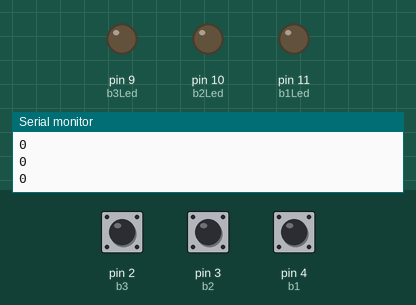
A sketch run on a simulated Arduino Uno, built with avr-gcc and run on an emulated ATmega328P. Parts: output pins drawn as LEDs (lit = HIGH), the last lines printed to the serial monitor. Inputs (shaded band) come from the test bench; at power-on: pin 4 (b1) HIGH, pin 2 (b3) HIGH, pin 3 (b2) HIGH.

Above: at 1.2 s.
1.3 s: pin 4 (b1) pulled LOW for 1 s
At 1.41 s:
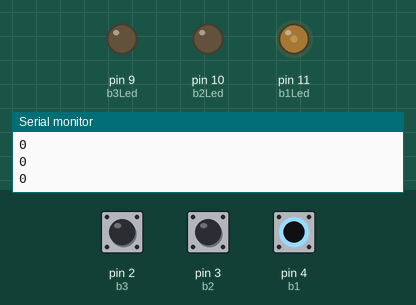
3.8 s: pin 2 (b3) pulled LOW for 1 s
At 5.6 s:
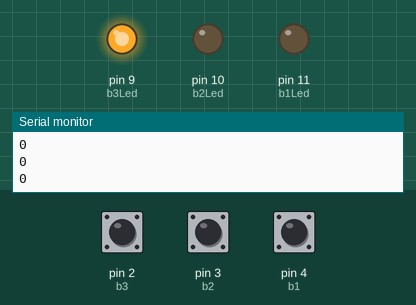
6.3 s: pin 3 (b2) pulled LOW for 3.2 s
At 9.8 s:
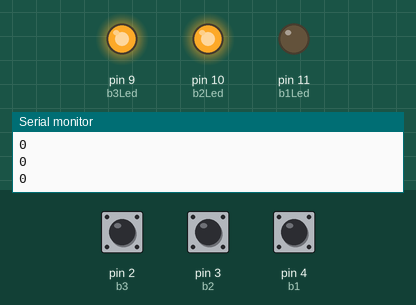
11.0 s: pin 2 (b3) pulled LOW for 0.15 s
At 12.1 s:
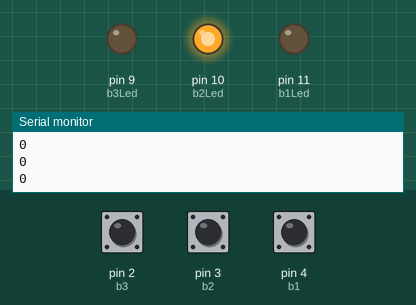
12.6 s: pin 4 (b1) pulled LOW for 0.15 s
At 13.1 s:
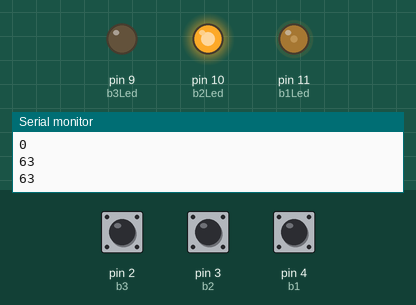
14.2 s: pin 3 (b2) pulled LOW for 1 s
At 14.55 s:
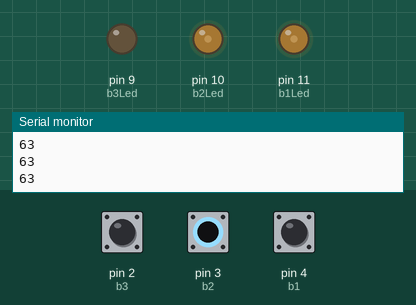
Timing chart, 0 to 17.2 s (numbered marks = the images above; inputs shaded):
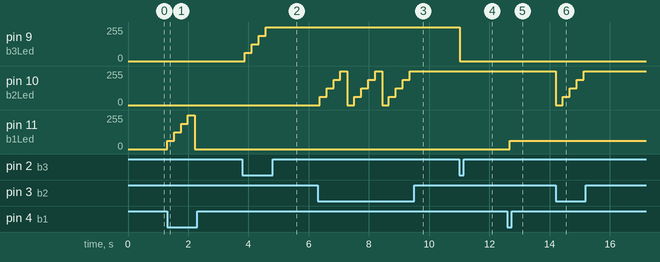

The sketch:

button-led-B2.ino
```cpp
// 0 64 128 192 255
int b1 = 4;
int b2 = 3;
int b3 = 2;
int b1Led = 11;
int b2Led = 10;
int b3Led = 9;
int ledDelay = 100;
int brightness1 = 0;
int brightness2 = 0;
int brightness3 = 0;
int fadeAmount = 63;

void setup() {
  // put your setup code here, to run once:
  Serial.begin(9600);
  pinMode(b1, INPUT_PULLUP);
  pinMode(b2, INPUT_PULLUP);
  pinMode(b3, INPUT_PULLUP);

  pinMode(b1Led, OUTPUT);
  pinMode(b2Led, OUTPUT);
  pinMode(b3Led, OUTPUT);
}

void loop() {
  // put your main code here, to run repeatedly:
  if (digitalRead(b1) == LOW) {
    if (brightness1 < 252) {
      brightness1 = brightness1 + fadeAmount;
      analogWrite(b1Led, brightness1);
      delay(ledDelay);
    }
    else {
      brightness1 = 0;
      analogWrite(b1Led, brightness1);
      delay(ledDelay);
    }

  }
  if (digitalRead(b2) == LOW) {
    if (brightness2 < 252) {
      brightness2 = brightness2 + fadeAmount;
      analogWrite(b2Led, brightness2);
      delay(ledDelay);
    }
    else {
      brightness2 = 0;
      analogWrite(b2Led, brightness2);
      delay(ledDelay);
    }

  }
  if (digitalRead(b3) == LOW) {
    if (brightness3 < 252) {
      brightness3 = brightness3 + fadeAmount;
      analogWrite(b3Led, brightness3);
      delay(ledDelay);
    }
    else {
      brightness3 = 0;
      analogWrite(b3Led, brightness3);
      delay(ledDelay);
    }

  }
  delay(130);
  Serial.print(brightness1);
  Serial.print('\n');
}
```

Measured:
- after the input at 1.3 s, pin 11 (b1Led): 0/255 → 63/255 at once, → 126/255 0.23 s later, → 189/255 0.23 s later, → 252/255 0.23 s later, … (5 changes in this stretch)
- after the input at 3.8 s, pin 9 (b3Led): 0/255 → 63/255 after 0.08 s, → 126/255 0.23 s later, → 189/255 0.23 s later, → 252/255 0.23 s later
- after the input at 6.3 s, pin 10 (b2Led): 0/255 → 63/255 after 0.06 s, then repeats every 1.2 s: 126/255 0.23 s, 189/255 0.23 s, 252/255 0.23 s, 0/255 0.23 s, 63/255 0.23 s
- after the input at 11.0 s, pin 9 (b3Led): 252/255 → 0/255 at once
- after the input at 12.6 s, pin 11 (b1Led): 0/255 → 63/255 after 0.08 s
- after the input at 14.2 s, pin 10 (b2Led): 252/255 → 0/255 at once, → 63/255 0.23 s later, → 126/255 0.23 s later, → 189/255 0.23 s later, … (5 changes in this stretch)
